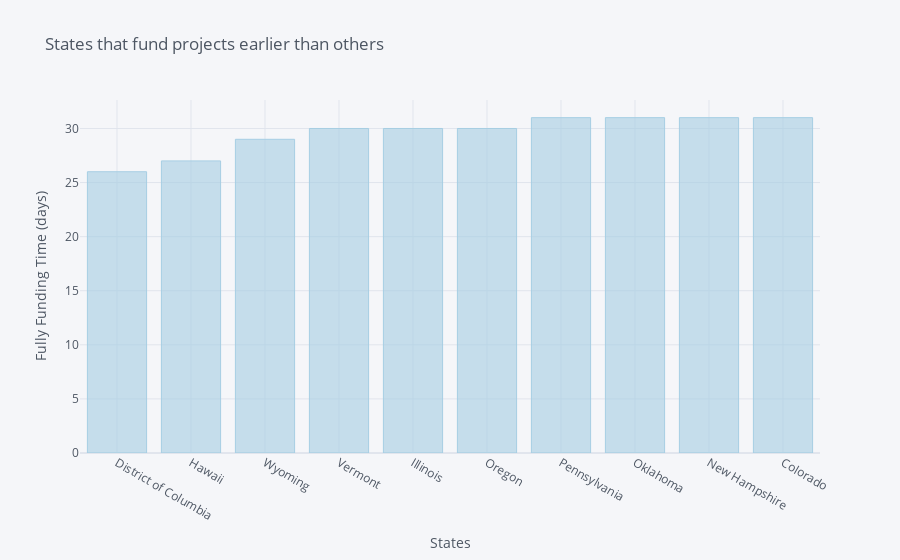

This figure's notebook cell:
### Code cell
fast_funding = fast[fast<32].sort_values().head(10)
fast_funding.iplot(kind = 'bar', xTitle = 'States', yTitle = 'Fully Funding Time (days)',
                   title = 'States that fund projects earlier than others', 
                   colorscale = 'paired')

### Figure 1 — Plotly figure (JSON) as saved in the notebook; plotly's stock layout.template omitted (floating-point values rounded to 4 significant figures)
{"data": [{"marker": {"color": "rgba(166, 206, 227, 0.6)", "line": {"color": "rgba(166, 206, 227, 1.0)", "width": 1}}, "name": "Funding Time", "orientation": "v", "text": "", "type": "bar", "x": ["District of Columbia", "Hawaii", "Wyoming", "Vermont", "Illinois", "Oregon", "Pennsylvania", "Oklahoma", "New Hampshire", "Colorado"], "y": [26, 27, 29, 30, 30, 30, 31, 31, 31, 31]}], "layout": {"legend": {"bgcolor": "#F5F6F9", "font": {"color": "#4D5663"}}, "paper_bgcolor": "#F5F6F9", "plot_bgcolor": "#F5F6F9", "title": {"font": {"color": "#4D5663"}, "text": "States that fund projects earlier than others"}, "xaxis": {"gridcolor": "#E1E5ED", "showgrid": true, "tickfont": {"color": "#4D5663"}, "title": {"font": {"color": "#4D5663"}, "text": "States"}, "zerolinecolor": "#E1E5ED"}, "yaxis": {"gridcolor": "#E1E5ED", "showgrid": true, "tickfont": {"color": "#4D5663"}, "title": {"font": {"color": "#4D5663"}, "text": "Fully Funding Time (days)"}, "zerolinecolor": "#E1E5ED"}}}
